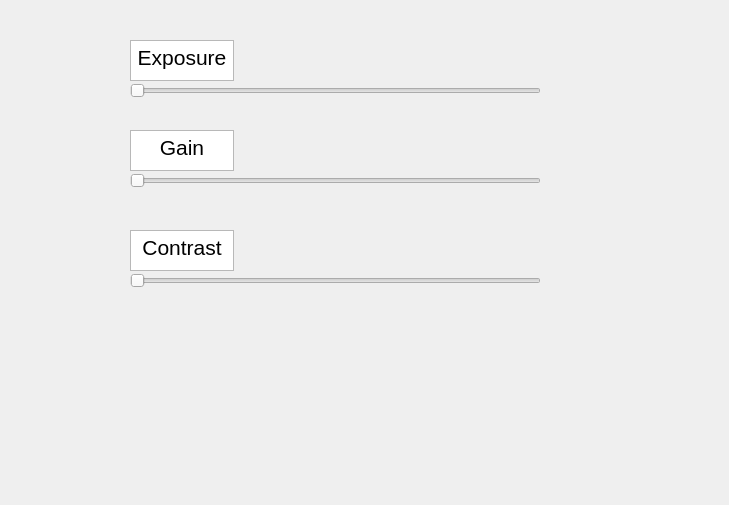
<?xml version="1.0" encoding="UTF-8"?>
<ui version="4.0">
 <class>Parameter_main</class>
 <widget class="QDialog" name="Parameter_main">
  <property name="geometry">
   <rect>
    <x>0</x>
    <y>0</y>
    <width>729</width>
    <height>505</height>
   </rect>
  </property>
  <property name="windowTitle">
   <string>Dialog</string>
  </property>
  <widget class="QSlider" name="horizontalSlider_Exposure">
   <property name="geometry">
    <rect>
     <x>130</x>
     <y>70</y>
     <width>411</width>
     <height>41</height>
    </rect>
   </property>
   <property name="orientation">
    <enum>Qt::Horizontal</enum>
   </property>
  </widget>
  <widget class="QSlider" name="horizontalSlider_Gain">
   <property name="geometry">
    <rect>
     <x>130</x>
     <y>160</y>
     <width>411</width>
     <height>41</height>
    </rect>
   </property>
   <property name="orientation">
    <enum>Qt::Horizontal</enum>
   </property>
  </widget>
  <widget class="QSlider" name="horizontalSlider_Contrast">
   <property name="geometry">
    <rect>
     <x>130</x>
     <y>260</y>
     <width>411</width>
     <height>41</height>
    </rect>
   </property>
   <property name="orientation">
    <enum>Qt::Horizontal</enum>
   </property>
  </widget>
  <widget class="QTextEdit" name="textEdit_Exposure">
   <property name="geometry">
    <rect>
     <x>130</x>
     <y>40</y>
     <width>104</width>
     <height>41</height>
    </rect>
   </property>
   <property name="html">
    <string>&lt;!DOCTYPE HTML PUBLIC &quot;-//W3C//DTD HTML 4.0//EN&quot; &quot;http://www.w3.org/TR/REC-html40/strict.dtd&quot;&gt;
&lt;html&gt;&lt;head&gt;&lt;meta name=&quot;qrichtext&quot; content=&quot;1&quot; /&gt;&lt;style type=&quot;text/css&quot;&gt;
p, li { white-space: pre-wrap; }
&lt;/style&gt;&lt;/head&gt;&lt;body style=&quot; font-family:'Ubuntu'; font-size:11pt; font-weight:400; font-style:normal;&quot;&gt;
&lt;p align=&quot;center&quot; style=&quot; margin-top:0px; margin-bottom:0px; margin-left:0px; margin-right:0px; -qt-block-indent:0; text-indent:0px;&quot;&gt;&lt;span style=&quot; font-size:16pt;&quot;&gt;Exposure&lt;/span&gt;&lt;/p&gt;&lt;/body&gt;&lt;/html&gt;</string>
   </property>
  </widget>
  <widget class="QTextEdit" name="textEdit_Gain">
   <property name="geometry">
    <rect>
     <x>130</x>
     <y>130</y>
     <width>104</width>
     <height>41</height>
    </rect>
   </property>
   <property name="html">
    <string>&lt;!DOCTYPE HTML PUBLIC &quot;-//W3C//DTD HTML 4.0//EN&quot; &quot;http://www.w3.org/TR/REC-html40/strict.dtd&quot;&gt;
&lt;html&gt;&lt;head&gt;&lt;meta name=&quot;qrichtext&quot; content=&quot;1&quot; /&gt;&lt;style type=&quot;text/css&quot;&gt;
p, li { white-space: pre-wrap; }
&lt;/style&gt;&lt;/head&gt;&lt;body style=&quot; font-family:'Ubuntu'; font-size:11pt; font-weight:400; font-style:normal;&quot;&gt;
&lt;p align=&quot;center&quot; style=&quot; margin-top:0px; margin-bottom:0px; margin-left:0px; margin-right:0px; -qt-block-indent:0; text-indent:0px;&quot;&gt;&lt;span style=&quot; font-size:16pt;&quot;&gt;Gain&lt;/span&gt;&lt;/p&gt;&lt;/body&gt;&lt;/html&gt;</string>
   </property>
  </widget>
  <widget class="QTextEdit" name="textEdit_Contrast">
   <property name="geometry">
    <rect>
     <x>130</x>
     <y>230</y>
     <width>104</width>
     <height>41</height>
    </rect>
   </property>
   <property name="html">
    <string>&lt;!DOCTYPE HTML PUBLIC &quot;-//W3C//DTD HTML 4.0//EN&quot; &quot;http://www.w3.org/TR/REC-html40/strict.dtd&quot;&gt;
&lt;html&gt;&lt;head&gt;&lt;meta name=&quot;qrichtext&quot; content=&quot;1&quot; /&gt;&lt;style type=&quot;text/css&quot;&gt;
p, li { white-space: pre-wrap; }
&lt;/style&gt;&lt;/head&gt;&lt;body style=&quot; font-family:'Ubuntu'; font-size:11pt; font-weight:400; font-style:normal;&quot;&gt;
&lt;p align=&quot;center&quot; style=&quot; margin-top:0px; margin-bottom:0px; margin-left:0px; margin-right:0px; -qt-block-indent:0; text-indent:0px;&quot;&gt;&lt;span style=&quot; font-size:16pt;&quot;&gt;Contrast&lt;/span&gt;&lt;/p&gt;&lt;/body&gt;&lt;/html&gt;</string>
   </property>
  </widget>
 </widget>
 <resources/>
 <connections/>
</ui>
